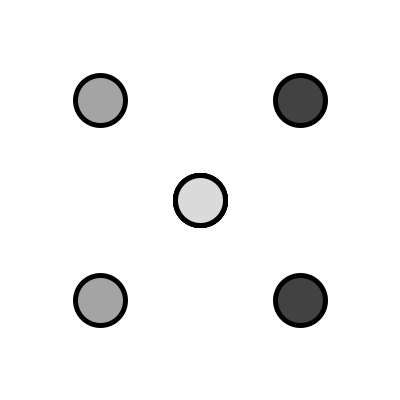
Frame 1 (no input)
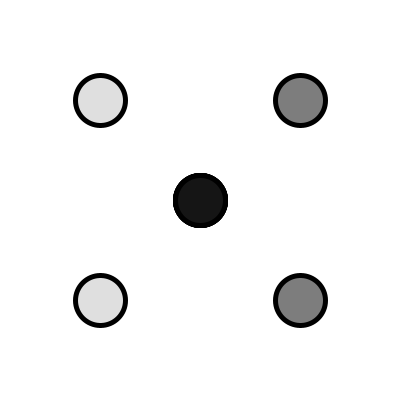
Frame 60 (the mouse pressed at the canvas centre just before this capture)
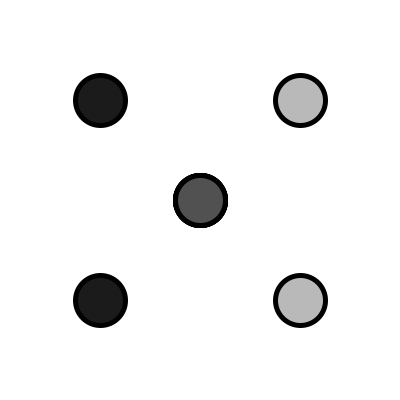
Frame 120 (the mouse held since frame 60 and released just before this capture)

The Processing sketch that drew these frames (run headless with seeded random() and noise(); from frame 60 on, the mouse is pressed at the canvas centre):

// Processing sketch: processing_75901
// ── processing_75901.pde

int nElements = 5;
int array0[ ] = new int[nElements];

void setup(){ 
  size(400,400);
 for (int q=0; q<nElements; q++){
   int randomint0 = (int)random(255);
   array0[q] = randomint0;
 }
}
void draw(){
 background (255);
 strokeWeight(5);
 smooth();
 int time = 0;

 for (float i=0; i<5; i=i+1){
   //stroke(255-array0[time]);
   fill(array0[time]);
   ellipse(200*i+100,100, 50,50);
   ellipse(200*i+100,300, 50,50);
   ellipse(200,200, 50,50);
   if(array0[time] == 255){
     array0[time] = 0; 
   }else{
       array0[time] = array0[time]+1;}
   time = time+1;
  

 }
}
